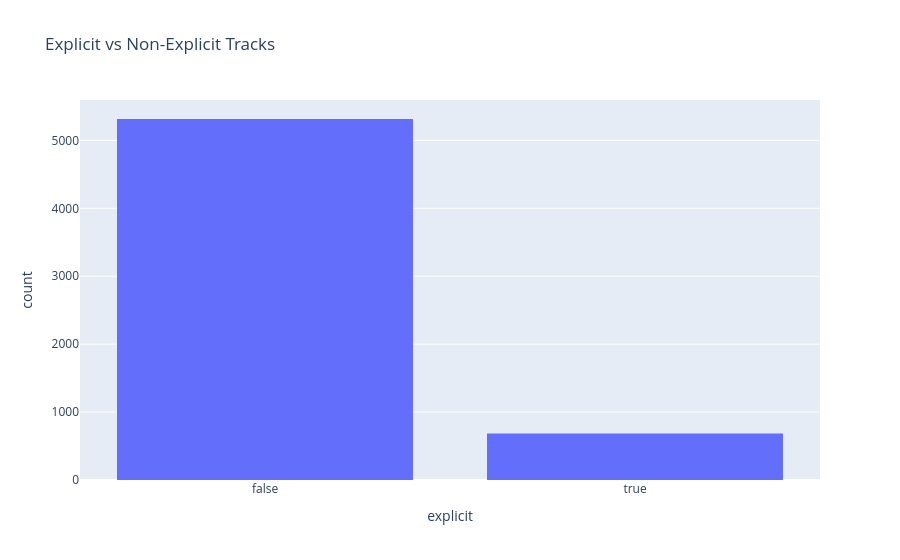

Write notebook code for a chart like this one.
### Markdown cell above
This histogram shows the distribution of energy scores across Spotify tracks. Most tracks have moderate to high energy values, especially between 0.5 and 1.0, while fewer tracks have very low energy. This suggests that many tracks in the selected genres are relatively active or intense, so energy may be a useful audio feature to include when predicting popularity.

### Code cell
fig = px.histogram(
    cleaned,
    x='explicit',
    title='Explicit vs Non-Explicit Tracks'
)

fig.show()

### Figure 1 — Plotly figure (JSON) as saved in the notebook; plotly's stock layout.template omitted (floating-point values rounded to 4 significant figures; data arrays with more than 128 entries replaced by an {"elided": "..."} marker saying what was removed)
{"data": [{"alignmentgroup": "True", "bingroup": "x", "hovertemplate": "explicit=%{x}<br>count=%{y}<extra></extra>", "legendgroup": "", "marker": {"color": "#636efa", "pattern": {"shape": ""}}, "name": "", "offsetgroup": "", "orientation": "v", "showlegend": false, "type": "histogram", "x": {"elided": "6000 bool values"}, "xaxis": "x", "yaxis": "y"}], "layout": {"barmode": "relative", "legend": {"tracegroupgap": 0}, "title": {"text": "Explicit vs Non-Explicit Tracks"}, "xaxis": {"anchor": "y", "domain": [0, 1], "title": {"text": "explicit"}}, "yaxis": {"anchor": "x", "domain": [0, 1], "title": {"text": "count"}}}}
